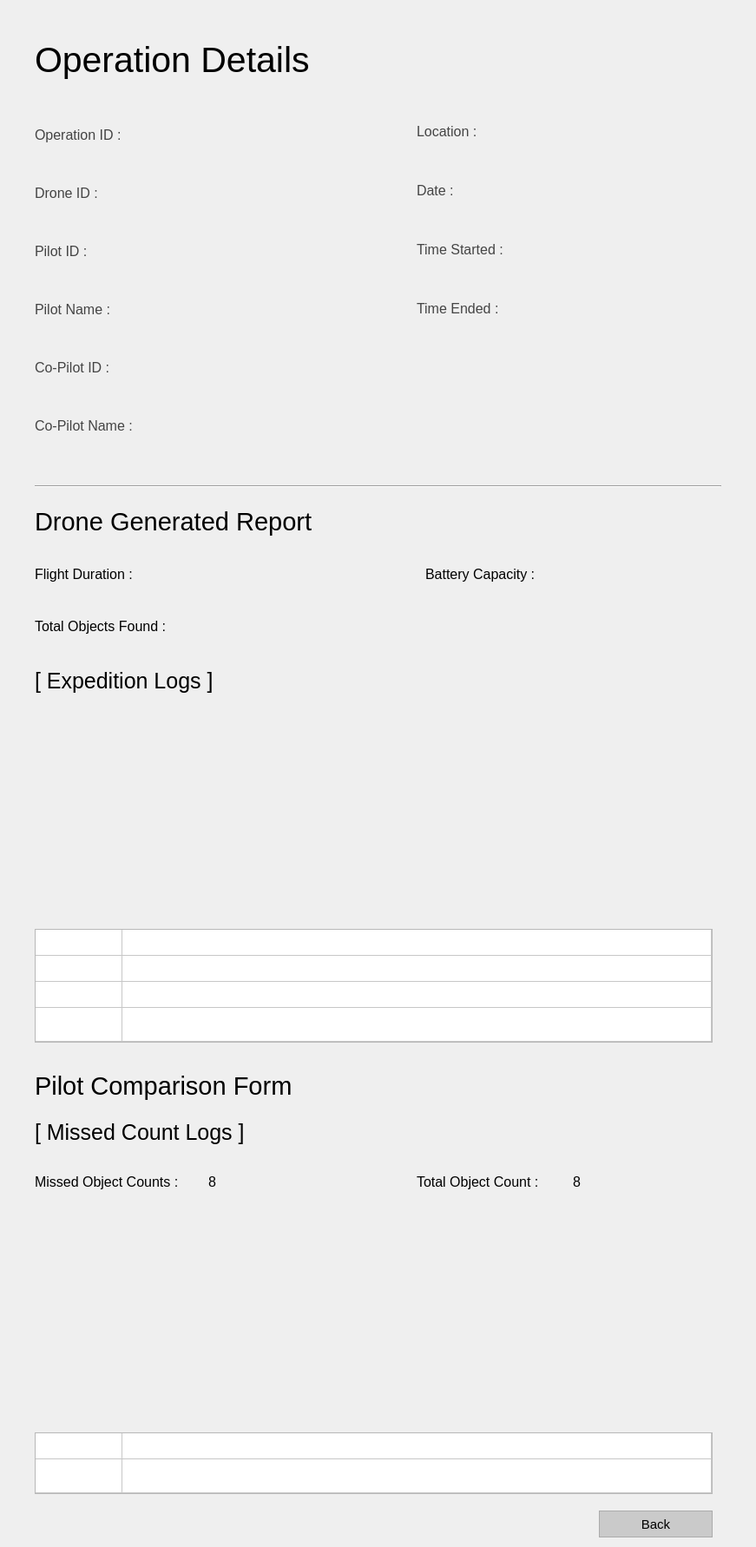
<?xml version="1.0" encoding="UTF-8"?>
<ui version="4.0">
 <class>MainWindow</class>
 <widget class="QMainWindow" name="MainWindow">
  <property name="geometry">
   <rect>
    <x>0</x>
    <y>0</y>
    <width>871</width>
    <height>1782</height>
   </rect>
  </property>
  <property name="minimumSize">
   <size>
    <width>871</width>
    <height>0</height>
   </size>
  </property>
  <property name="maximumSize">
   <size>
    <width>871</width>
    <height>16777215</height>
   </size>
  </property>
  <property name="windowTitle">
   <string>MainWindow</string>
  </property>
  <widget class="QWidget" name="centralwidget">
   <widget class="QWidget" name="layoutWidget">
    <property name="geometry">
     <rect>
      <x>40</x>
      <y>40</y>
      <width>641</width>
      <height>57</height>
     </rect>
    </property>
    <layout class="QHBoxLayout" name="header_layout">
     <item>
      <widget class="QLabel" name="lbl_ops">
       <property name="font">
        <font>
         <family>Segoe UI</family>
         <pointsize>31</pointsize>
        </font>
       </property>
       <property name="text">
        <string>Operation Details</string>
       </property>
      </widget>
     </item>
     <item>
      <widget class="QLabel" name="lbl_opsNo">
       <property name="font">
        <font>
         <family>Segoe UI</family>
         <pointsize>31</pointsize>
        </font>
       </property>
       <property name="text">
        <string/>
       </property>
      </widget>
     </item>
    </layout>
   </widget>
   <widget class="QWidget" name="layoutWidget_2">
    <property name="geometry">
     <rect>
      <x>40</x>
      <y>110</y>
      <width>411</width>
      <height>431</height>
     </rect>
    </property>
    <layout class="QVBoxLayout" name="opsdeets1_layout">
     <item>
      <layout class="QHBoxLayout" name="opsid_layout">
       <item>
        <widget class="QLabel" name="lbl_opsid_2">
         <property name="font">
          <font>
           <family>Segoe UI</family>
           <pointsize>12</pointsize>
          </font>
         </property>
         <property name="styleSheet">
          <string notr="true">color: rgb(68, 68, 68);</string>
         </property>
         <property name="text">
          <string>&lt;html&gt;&lt;head/&gt;&lt;body&gt;&lt;p&gt;&lt;span style=&quot; color:#434343;&quot;&gt;Operation ID : &lt;/span&gt;&lt;/p&gt;&lt;/body&gt;&lt;/html&gt;</string>
         </property>
        </widget>
       </item>
       <item>
        <widget class="QLabel" name="lbl_opsid">
         <property name="minimumSize">
          <size>
           <width>281</width>
           <height>31</height>
          </size>
         </property>
         <property name="maximumSize">
          <size>
           <width>281</width>
           <height>31</height>
          </size>
         </property>
         <property name="font">
          <font>
           <family>Segoe UI</family>
           <pointsize>12</pointsize>
          </font>
         </property>
         <property name="styleSheet">
          <string notr="true"/>
         </property>
         <property name="text">
          <string/>
         </property>
        </widget>
       </item>
      </layout>
     </item>
     <item>
      <layout class="QHBoxLayout" name="droneid_layout">
       <item>
        <widget class="QLabel" name="lbl_droneid_2">
         <property name="font">
          <font>
           <family>Segoe UI</family>
           <pointsize>12</pointsize>
          </font>
         </property>
         <property name="styleSheet">
          <string notr="true">color: rgb(68, 68, 68);</string>
         </property>
         <property name="text">
          <string>Drone ID :</string>
         </property>
        </widget>
       </item>
       <item>
        <widget class="QLabel" name="lbl_droneid">
         <property name="minimumSize">
          <size>
           <width>281</width>
           <height>31</height>
          </size>
         </property>
         <property name="maximumSize">
          <size>
           <width>281</width>
           <height>31</height>
          </size>
         </property>
         <property name="font">
          <font>
           <family>Segoe UI</family>
           <pointsize>12</pointsize>
          </font>
         </property>
         <property name="text">
          <string/>
         </property>
        </widget>
       </item>
      </layout>
     </item>
     <item>
      <layout class="QHBoxLayout" name="pilotid_layout">
       <item>
        <widget class="QLabel" name="lbl_pilotid_2">
         <property name="font">
          <font>
           <family>Segoe UI</family>
           <pointsize>12</pointsize>
          </font>
         </property>
         <property name="styleSheet">
          <string notr="true">color: rgb(68, 68, 68);</string>
         </property>
         <property name="text">
          <string>Pilot ID : </string>
         </property>
        </widget>
       </item>
       <item>
        <widget class="QLabel" name="lbl_pilotid">
         <property name="minimumSize">
          <size>
           <width>281</width>
           <height>31</height>
          </size>
         </property>
         <property name="maximumSize">
          <size>
           <width>281</width>
           <height>31</height>
          </size>
         </property>
         <property name="font">
          <font>
           <family>Segoe UI</family>
           <pointsize>12</pointsize>
          </font>
         </property>
         <property name="text">
          <string/>
         </property>
        </widget>
       </item>
      </layout>
     </item>
     <item>
      <layout class="QHBoxLayout" name="piltoname_layout">
       <item>
        <widget class="QLabel" name="lbl_pilotname_2">
         <property name="font">
          <font>
           <family>Segoe UI</family>
           <pointsize>12</pointsize>
          </font>
         </property>
         <property name="styleSheet">
          <string notr="true">color: rgb(68, 68, 68);</string>
         </property>
         <property name="text">
          <string>Pilot Name : </string>
         </property>
        </widget>
       </item>
       <item>
        <widget class="QLabel" name="lbl_pilotname">
         <property name="minimumSize">
          <size>
           <width>281</width>
           <height>31</height>
          </size>
         </property>
         <property name="maximumSize">
          <size>
           <width>281</width>
           <height>31</height>
          </size>
         </property>
         <property name="font">
          <font>
           <family>Segoe UI</family>
           <pointsize>12</pointsize>
          </font>
         </property>
         <property name="text">
          <string/>
         </property>
        </widget>
       </item>
      </layout>
     </item>
     <item>
      <layout class="QHBoxLayout" name="coPilotID_layout">
       <item>
        <widget class="QLabel" name="lbl_coID_2">
         <property name="font">
          <font>
           <family>Segoe UI</family>
           <pointsize>12</pointsize>
          </font>
         </property>
         <property name="styleSheet">
          <string notr="true">color: rgb(68, 68, 68);</string>
         </property>
         <property name="text">
          <string>Co-Pilot ID :</string>
         </property>
        </widget>
       </item>
       <item>
        <widget class="QLabel" name="lbl_coID">
         <property name="minimumSize">
          <size>
           <width>281</width>
           <height>31</height>
          </size>
         </property>
         <property name="maximumSize">
          <size>
           <width>281</width>
           <height>31</height>
          </size>
         </property>
         <property name="font">
          <font>
           <family>Segoe UI</family>
           <pointsize>12</pointsize>
          </font>
         </property>
         <property name="text">
          <string/>
         </property>
        </widget>
       </item>
      </layout>
     </item>
     <item>
      <layout class="QHBoxLayout" name="coPilotName_layout">
       <item>
        <widget class="QLabel" name="lbl_coPilotName_2">
         <property name="font">
          <font>
           <family>Segoe UI</family>
           <pointsize>12</pointsize>
          </font>
         </property>
         <property name="styleSheet">
          <string notr="true">color: rgb(68, 68, 68);</string>
         </property>
         <property name="text">
          <string>Co-Pilot Name : </string>
         </property>
        </widget>
       </item>
       <item>
        <widget class="QLabel" name="lbl_coPilotName">
         <property name="minimumSize">
          <size>
           <width>281</width>
           <height>31</height>
          </size>
         </property>
         <property name="maximumSize">
          <size>
           <width>281</width>
           <height>31</height>
          </size>
         </property>
         <property name="font">
          <font>
           <family>Segoe UI</family>
           <pointsize>12</pointsize>
          </font>
         </property>
         <property name="text">
          <string/>
         </property>
        </widget>
       </item>
      </layout>
     </item>
    </layout>
   </widget>
   <widget class="QWidget" name="layoutWidget_3">
    <property name="geometry">
     <rect>
      <x>480</x>
      <y>110</y>
      <width>351</width>
      <height>291</height>
     </rect>
    </property>
    <layout class="QVBoxLayout" name="opsdeets2_layout">
     <item>
      <layout class="QHBoxLayout" name="location_layout">
       <item>
        <widget class="QLabel" name="lbl_location_2">
         <property name="font">
          <font>
           <family>Segoe UI</family>
           <pointsize>12</pointsize>
          </font>
         </property>
         <property name="styleSheet">
          <string notr="true">color: rgb(68, 68, 68);</string>
         </property>
         <property name="text">
          <string>Location :</string>
         </property>
        </widget>
       </item>
       <item>
        <widget class="QLabel" name="lbl_location">
         <property name="minimumSize">
          <size>
           <width>231</width>
           <height>41</height>
          </size>
         </property>
         <property name="maximumSize">
          <size>
           <width>231</width>
           <height>41</height>
          </size>
         </property>
         <property name="font">
          <font>
           <family>Segoe UI</family>
           <pointsize>12</pointsize>
          </font>
         </property>
         <property name="text">
          <string/>
         </property>
        </widget>
       </item>
      </layout>
     </item>
     <item>
      <layout class="QHBoxLayout" name="date_layout">
       <item>
        <widget class="QLabel" name="lbl_date_2">
         <property name="font">
          <font>
           <family>Segoe UI</family>
           <pointsize>12</pointsize>
          </font>
         </property>
         <property name="styleSheet">
          <string notr="true">color: rgb(68, 68, 68);</string>
         </property>
         <property name="text">
          <string>Date :</string>
         </property>
        </widget>
       </item>
       <item>
        <widget class="QLabel" name="lbl_date">
         <property name="minimumSize">
          <size>
           <width>231</width>
           <height>41</height>
          </size>
         </property>
         <property name="maximumSize">
          <size>
           <width>231</width>
           <height>41</height>
          </size>
         </property>
         <property name="font">
          <font>
           <family>Segoe UI</family>
           <pointsize>12</pointsize>
          </font>
         </property>
         <property name="text">
          <string/>
         </property>
        </widget>
       </item>
      </layout>
     </item>
     <item>
      <layout class="QHBoxLayout" name="timeStart_layout">
       <item>
        <widget class="QLabel" name="lbl_timeStart_2">
         <property name="font">
          <font>
           <family>Segoe UI</family>
           <pointsize>12</pointsize>
          </font>
         </property>
         <property name="styleSheet">
          <string notr="true">color: rgb(68, 68, 68);</string>
         </property>
         <property name="text">
          <string>Time Started :</string>
         </property>
        </widget>
       </item>
       <item>
        <widget class="QLabel" name="lbl_timeStart">
         <property name="minimumSize">
          <size>
           <width>231</width>
           <height>41</height>
          </size>
         </property>
         <property name="maximumSize">
          <size>
           <width>231</width>
           <height>41</height>
          </size>
         </property>
         <property name="font">
          <font>
           <family>Segoe UI</family>
           <pointsize>12</pointsize>
          </font>
         </property>
         <property name="text">
          <string/>
         </property>
        </widget>
       </item>
      </layout>
     </item>
     <item>
      <layout class="QHBoxLayout" name="timeEnd_layout">
       <item>
        <widget class="QLabel" name="lbl_timeEnd">
         <property name="font">
          <font>
           <family>Segoe UI</family>
           <pointsize>12</pointsize>
          </font>
         </property>
         <property name="styleSheet">
          <string notr="true">color: rgb(68, 68, 68);</string>
         </property>
         <property name="text">
          <string>Time Ended :</string>
         </property>
        </widget>
       </item>
       <item>
        <widget class="QLabel" name="lbl_timeEnd_2">
         <property name="minimumSize">
          <size>
           <width>231</width>
           <height>41</height>
          </size>
         </property>
         <property name="maximumSize">
          <size>
           <width>231</width>
           <height>41</height>
          </size>
         </property>
         <property name="font">
          <font>
           <family>Segoe UI</family>
           <pointsize>12</pointsize>
          </font>
         </property>
         <property name="text">
          <string/>
         </property>
        </widget>
       </item>
      </layout>
     </item>
    </layout>
   </widget>
   <widget class="Line" name="line">
    <property name="geometry">
     <rect>
      <x>40</x>
      <y>550</y>
      <width>791</width>
      <height>20</height>
     </rect>
    </property>
    <property name="orientation">
     <enum>Qt::Horizontal</enum>
    </property>
   </widget>
   <widget class="QLabel" name="lbl_droneReport">
    <property name="geometry">
     <rect>
      <x>40</x>
      <y>580</y>
      <width>331</width>
      <height>41</height>
     </rect>
    </property>
    <property name="font">
     <font>
      <family>Helvetica</family>
      <pointsize>22</pointsize>
     </font>
    </property>
    <property name="text">
     <string>Drone Generated Report</string>
    </property>
   </widget>
   <widget class="QWidget" name="layoutWidget_4">
    <property name="geometry">
     <rect>
      <x>40</x>
      <y>710</y>
      <width>221</width>
      <height>23</height>
     </rect>
    </property>
    <layout class="QHBoxLayout" name="totalObjFound_layout">
     <item>
      <widget class="QLabel" name="lbl_totalObjFound_2">
       <property name="font">
        <font>
         <family>Segoe UI</family>
         <pointsize>12</pointsize>
        </font>
       </property>
       <property name="text">
        <string>Total Objects Found :</string>
       </property>
      </widget>
     </item>
     <item>
      <widget class="QLabel" name="lbl_totalObjFound">
       <property name="minimumSize">
        <size>
         <width>51</width>
         <height>21</height>
        </size>
       </property>
       <property name="maximumSize">
        <size>
         <width>51</width>
         <height>21</height>
        </size>
       </property>
       <property name="font">
        <font>
         <family>Segoe UI</family>
         <pointsize>12</pointsize>
        </font>
       </property>
       <property name="text">
        <string/>
       </property>
      </widget>
     </item>
    </layout>
   </widget>
   <widget class="QWidget" name="layoutWidget_5">
    <property name="geometry">
     <rect>
      <x>40</x>
      <y>640</y>
      <width>341</width>
      <height>43</height>
     </rect>
    </property>
    <layout class="QHBoxLayout" name="flightduration_layout">
     <item>
      <widget class="QLabel" name="lbl_flightduration_2">
       <property name="font">
        <font>
         <family>Segoe UI</family>
         <pointsize>12</pointsize>
        </font>
       </property>
       <property name="text">
        <string>Flight Duration :</string>
       </property>
      </widget>
     </item>
     <item>
      <widget class="QLabel" name="lbl_flightduration">
       <property name="minimumSize">
        <size>
         <width>171</width>
         <height>41</height>
        </size>
       </property>
       <property name="maximumSize">
        <size>
         <width>171</width>
         <height>41</height>
        </size>
       </property>
       <property name="font">
        <font>
         <family>Segoe UI</family>
         <pointsize>12</pointsize>
        </font>
       </property>
       <property name="text">
        <string/>
       </property>
      </widget>
     </item>
    </layout>
   </widget>
   <widget class="QWidget" name="layoutWidget_6">
    <property name="geometry">
     <rect>
      <x>490</x>
      <y>640</y>
      <width>341</width>
      <height>43</height>
     </rect>
    </property>
    <layout class="QHBoxLayout" name="battery_layout">
     <item>
      <widget class="QLabel" name="lbl_battery_2">
       <property name="font">
        <font>
         <family>Segoe UI</family>
         <pointsize>12</pointsize>
        </font>
       </property>
       <property name="styleSheet">
        <string notr="true"/>
       </property>
       <property name="text">
        <string>Battery Capacity :</string>
       </property>
      </widget>
     </item>
     <item>
      <widget class="QLabel" name="lbl_battery">
       <property name="minimumSize">
        <size>
         <width>191</width>
         <height>41</height>
        </size>
       </property>
       <property name="maximumSize">
        <size>
         <width>191</width>
         <height>41</height>
        </size>
       </property>
       <property name="font">
        <font>
         <family>Segoe UI</family>
         <pointsize>12</pointsize>
        </font>
       </property>
       <property name="text">
        <string/>
       </property>
      </widget>
     </item>
    </layout>
   </widget>
   <widget class="QTableWidget" name="table_exLog">
    <property name="geometry">
     <rect>
      <x>40</x>
      <y>1070</y>
      <width>781</width>
      <height>131</height>
     </rect>
    </property>
    <property name="rowCount">
     <number>4</number>
    </property>
    <property name="columnCount">
     <number>2</number>
    </property>
    <attribute name="horizontalHeaderVisible">
     <bool>false</bool>
    </attribute>
    <attribute name="horizontalHeaderStretchLastSection">
     <bool>true</bool>
    </attribute>
    <attribute name="verticalHeaderVisible">
     <bool>false</bool>
    </attribute>
    <attribute name="verticalHeaderStretchLastSection">
     <bool>true</bool>
    </attribute>
    <row/>
    <row/>
    <row/>
    <row/>
    <column/>
    <column/>
   </widget>
   <widget class="QLabel" name="img_mapExp">
    <property name="geometry">
     <rect>
      <x>40</x>
      <y>830</y>
      <width>781</width>
      <height>211</height>
     </rect>
    </property>
    <property name="minimumSize">
     <size>
      <width>781</width>
      <height>211</height>
     </size>
    </property>
    <property name="maximumSize">
     <size>
      <width>781</width>
      <height>16777215</height>
     </size>
    </property>
    <property name="text">
     <string/>
    </property>
    <property name="pixmap">
     <pixmap>../../Resources/map-placeholder.jpg</pixmap>
    </property>
    <property name="scaledContents">
     <bool>false</bool>
    </property>
   </widget>
   <widget class="QLabel" name="lbl_expeditionLogs">
    <property name="geometry">
     <rect>
      <x>40</x>
      <y>770</y>
      <width>211</width>
      <height>28</height>
     </rect>
    </property>
    <property name="font">
     <font>
      <family>Helvetica</family>
      <pointsize>19</pointsize>
     </font>
    </property>
    <property name="text">
     <string>[ Expedition Logs ]</string>
    </property>
   </widget>
   <widget class="QWidget" name="layoutWidget_7">
    <property name="geometry">
     <rect>
      <x>480</x>
      <y>1350</y>
      <width>231</width>
      <height>23</height>
     </rect>
    </property>
    <layout class="QHBoxLayout" name="totalObjCount">
     <item>
      <widget class="QLabel" name="lbl_totalObjCount_2">
       <property name="font">
        <font>
         <family>Segoe UI</family>
         <pointsize>12</pointsize>
        </font>
       </property>
       <property name="text">
        <string>Total Object Count :</string>
       </property>
      </widget>
     </item>
     <item>
      <widget class="QLabel" name="lbl_totalObjCount">
       <property name="minimumSize">
        <size>
         <width>51</width>
         <height>21</height>
        </size>
       </property>
       <property name="maximumSize">
        <size>
         <width>51</width>
         <height>21</height>
        </size>
       </property>
       <property name="font">
        <font>
         <family>Segoe UI</family>
         <pointsize>12</pointsize>
        </font>
       </property>
       <property name="text">
        <string>8</string>
       </property>
      </widget>
     </item>
    </layout>
   </widget>
   <widget class="QLabel" name="lbl_missedCount">
    <property name="geometry">
     <rect>
      <x>40</x>
      <y>1290</y>
      <width>251</width>
      <height>28</height>
     </rect>
    </property>
    <property name="font">
     <font>
      <family>Helvetica</family>
      <pointsize>19</pointsize>
     </font>
    </property>
    <property name="text">
     <string>[ Missed Count Logs ]</string>
    </property>
   </widget>
   <widget class="QLabel" name="lbl_comparison">
    <property name="geometry">
     <rect>
      <x>40</x>
      <y>1230</y>
      <width>311</width>
      <height>41</height>
     </rect>
    </property>
    <property name="font">
     <font>
      <family>Helvetica</family>
      <pointsize>22</pointsize>
     </font>
    </property>
    <property name="text">
     <string>Pilot Comparison Form</string>
    </property>
   </widget>
   <widget class="QWidget" name="layoutWidget_8">
    <property name="geometry">
     <rect>
      <x>40</x>
      <y>1350</y>
      <width>251</width>
      <height>23</height>
     </rect>
    </property>
    <layout class="QHBoxLayout" name="missedobj_layout">
     <item>
      <widget class="QLabel" name="lbl_missedobj_2">
       <property name="font">
        <font>
         <family>Segoe UI</family>
         <pointsize>12</pointsize>
        </font>
       </property>
       <property name="text">
        <string>Missed Object Counts :</string>
       </property>
      </widget>
     </item>
     <item>
      <widget class="QLabel" name="lbl_missedobj">
       <property name="minimumSize">
        <size>
         <width>51</width>
         <height>21</height>
        </size>
       </property>
       <property name="maximumSize">
        <size>
         <width>51</width>
         <height>21</height>
        </size>
       </property>
       <property name="font">
        <font>
         <family>Segoe UI</family>
         <pointsize>12</pointsize>
        </font>
       </property>
       <property name="text">
        <string>8</string>
       </property>
      </widget>
     </item>
    </layout>
   </widget>
   <widget class="QTableWidget" name="table_comparison">
    <property name="geometry">
     <rect>
      <x>40</x>
      <y>1650</y>
      <width>781</width>
      <height>71</height>
     </rect>
    </property>
    <property name="rowCount">
     <number>2</number>
    </property>
    <property name="columnCount">
     <number>2</number>
    </property>
    <attribute name="horizontalHeaderVisible">
     <bool>false</bool>
    </attribute>
    <attribute name="horizontalHeaderStretchLastSection">
     <bool>true</bool>
    </attribute>
    <attribute name="verticalHeaderVisible">
     <bool>false</bool>
    </attribute>
    <attribute name="verticalHeaderStretchLastSection">
     <bool>true</bool>
    </attribute>
    <row/>
    <row/>
    <column/>
    <column/>
   </widget>
   <widget class="QLabel" name="img_mapComparison">
    <property name="geometry">
     <rect>
      <x>40</x>
      <y>1410</y>
      <width>781</width>
      <height>211</height>
     </rect>
    </property>
    <property name="minimumSize">
     <size>
      <width>781</width>
      <height>211</height>
     </size>
    </property>
    <property name="maximumSize">
     <size>
      <width>781</width>
      <height>211</height>
     </size>
    </property>
    <property name="text">
     <string/>
    </property>
    <property name="pixmap">
     <pixmap>../../Resources/map-placeholder.jpg</pixmap>
    </property>
    <property name="scaledContents">
     <bool>false</bool>
    </property>
   </widget>
   <widget class="QPushButton" name="btn_back">
    <property name="geometry">
     <rect>
      <x>690</x>
      <y>1740</y>
      <width>131</width>
      <height>31</height>
     </rect>
    </property>
    <property name="minimumSize">
     <size>
      <width>131</width>
      <height>31</height>
     </size>
    </property>
    <property name="maximumSize">
     <size>
      <width>131</width>
      <height>31</height>
     </size>
    </property>
    <property name="font">
     <font>
      <family>Helvetica</family>
      <pointsize>11</pointsize>
     </font>
    </property>
    <property name="styleSheet">
     <string notr="true">QPushButton {
color: rgb(0, 0, 0);
	background-color: rgb(202, 202, 202);
border: 1.2px solid #ABABAB;
outline: none;}

QPushButton:hover{
color: rgb(255, 255, 255);
background-color: rgb(171, 171, 171);
outline: none;
border: none;
}

QPushButton:pressed{
color: rgb(255, 255, 255);
background-color: rgb(129, 129, 129);
outline: none;
border: none;
}


</string>
    </property>
    <property name="text">
     <string>Back</string>
    </property>
   </widget>
  </widget>
 </widget>
 <resources/>
 <connections/>
</ui>
